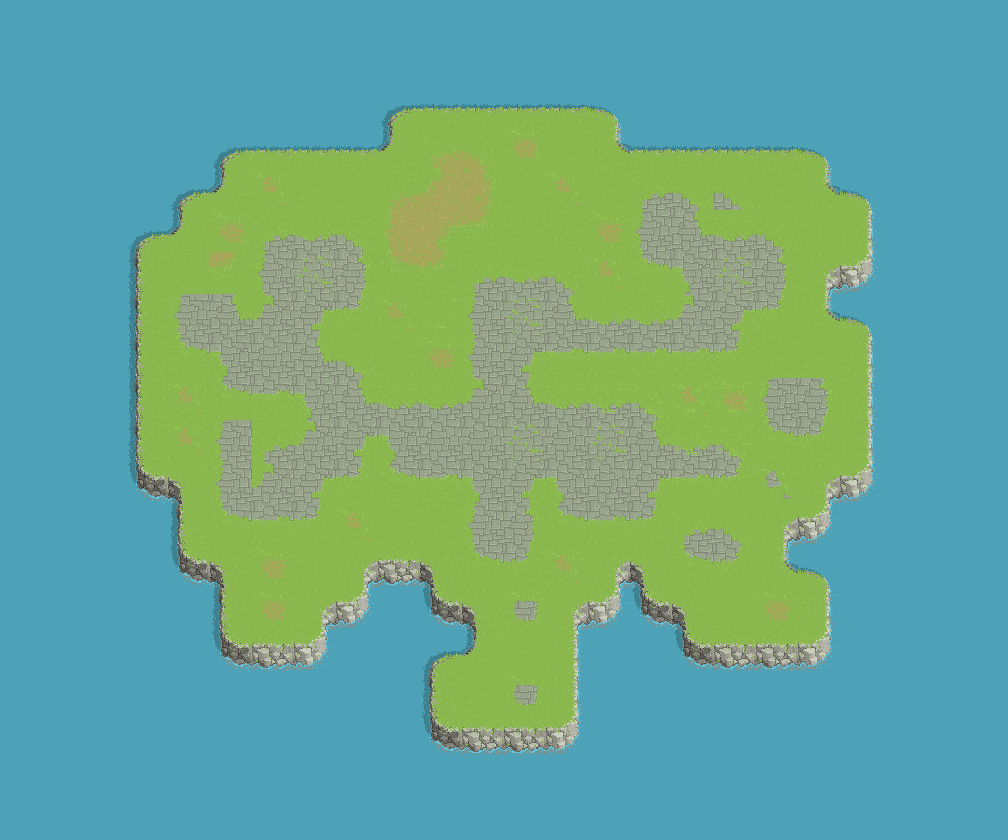

A 2D game scene composited from a Tiled map and its tileset images. What follows is a short description and the map's XML, with each tile layer's data collapsed to a summary:
An orthogonal 24x20 tile map with 42x42 px tiles, 2 tile layers (teren, obiekty) and 190 objects (6x woda, 6x Domek_graf_6, 6x Domek_graf_5, 6x Domek_graf_4, 6x Domek_graf_3, ...).

<map version="1.2" tiledversion="1.3.2" orientation="orthogonal" renderorder="left-up" compressionlevel="0" width="24" height="20" tilewidth="42" tileheight="42" infinite="0" nextlayerid="20" nextobjectid="328">
 <editorsettings>
  <export target="." />
 </editorsettings>
 <tileset firstgid="1" name="tile_vikings1" tilewidth="42" tileheight="42" tilecount="312" columns="12">
  <image source="Viking3.png" width="504" height="1092" />
  <terraintypes>
   <terrain name="woda" tile="69" />
   <terrain name="bruk" tile="72" />
   <terrain name="ziemia" tile="200" />
  </terraintypes>
  <tile id="61" terrain="1,1,1," />
  <tile id="62" terrain="1,1,,1" />
  <tile id="69" terrain="0,0,0,0">
   <objectgroup draworder="index">
    <object id="1" type="woda" x="0" y="0">
     <polygon points="0,0 42,0 42,42 0,42" />
    </object>
   </objectgroup>
  </tile>
  <tile id="70" terrain=",,,0">
   <objectgroup draworder="index">
    <object id="1" x="21" y="42">
     <polygon points="6,0 7,-16 21,-27 21,0" />
    </object>
   </objectgroup>
  </tile>
  <tile id="71" terrain=",,0,">
   <objectgroup draworder="index">
    <object id="1" x="21" y="42">
     <polygon points="-6,0 -8,-16 -21,-27 -21,0" />
    </object>
   </objectgroup>
  </tile>
  <tile id="73" terrain="1,,1,1" />
  <tile id="74" terrain=",1,1,1" />
  <tile id="81" terrain="0,0,0,0">
   <objectgroup draworder="index">
    <object id="1" type="woda" x="0" y="0">
     <polygon points="0,0 42,0 42,42 0,42" />
    </object>
   </objectgroup>
  </tile>
  <tile id="82" terrain=",0,,">
   <objectgroup draworder="index">
    <object id="1" x="21" y="0">
     <polygon points="6,0 7,16 21,29 21,0" />
    </object>
   </objectgroup>
  </tile>
  <tile id="83" terrain="0,,,">
   <objectgroup draworder="index">
    <object id="2" x="0" y="32">
     <polygon points="0,-3 13,-14.5 15,-32 0,-32" />
    </object>
   </objectgroup>
  </tile>
  <tile id="84" terrain=",,,1" />
  <tile id="85" terrain=",,1,1" />
  <tile id="86" terrain=",,1," />
  <tile id="93" terrain="0,0,0,">
   <objectgroup draworder="index">
    <object id="1" x="0" y="0">
     <polygon points="0,0 21,0 42,0 42,29 15,42 0,42 0,0" />
    </object>
   </objectgroup>
  </tile>
  <tile id="94" terrain="0,0,,">
   <objectgroup draworder="index">
    <object id="1" x="42" y="0">
     <polygon points="0,0 0,29 -42,29 -42,0" />
    </object>
   </objectgroup>
  </tile>
  <tile id="95" terrain="0,0,,0">
   <objectgroup draworder="index">
    <object id="5" x="0" y="0">
     <polygon points="0,0 0,29 27,42 42,42 42,0" />
    </object>
   </objectgroup>
  </tile>
  <tile id="96" terrain=",1,,1" />
  <tile id="97" terrain="1,1,1,1" />
  <tile id="98" terrain="1,,1," />
  <tile id="99">
   <objectgroup draworder="index" />
  </tile>
  <tile id="100">
   <objectgroup draworder="index">
    <object id="1" name="Stone1_collider" x="8" y="5" width="29" height="29">
     <ellipse />
    </object>
   </objectgroup>
  </tile>
  <tile id="105" terrain="0,,0,">
   <objectgroup draworder="index">
    <object id="2" type="woda" x="0" y="0">
     <polygon points="0,0 15,0 15,42 0,42" />
    </object>
   </objectgroup>
  </tile>
  <tile id="107" terrain=",0,,0">
   <objectgroup draworder="index">
    <object id="2" type="woda" x="0" y="0">
     <polygon points="27,0 42,0 42,42 27,42" />
    </object>
   </objectgroup>
  </tile>
  <tile id="108" terrain=",1,," />
  <tile id="109" terrain="1,1,," />
  <tile id="110" terrain="1,,," />
  <tile id="117" terrain="0,,0,0">
   <objectgroup draworder="index">
    <object id="2" type="woda" x="0" y="0">
     <polygon points="15,0 42,15 42,42 0,42 0,0" />
    </object>
   </objectgroup>
  </tile>
  <tile id="118" terrain=",,0,0">
   <objectgroup draworder="index">
    <object id="2" x="0" y="42">
     <polygon points="0,0 0,-27 42,-27 42,0" />
    </object>
   </objectgroup>
  </tile>
  <tile id="119" terrain=",0,0,0">
   <objectgroup draworder="index">
    <!-- 1 objects omitted --></objectgroup>
  </tile>
  <tile id="120" terrain="1,1,1,1" />
  <tile id="121" terrain="1,1,1,1" />
  <tile id="122" terrain="1,1,1,1" />
  <tile id="124">
   <objectgroup draworder="index">
    <!-- 1 objects omitted --></objectgroup>
  </tile>
  <tile id="129" terrain="0,0,0,0">
   <objectgroup draworder="index">
    <!-- 1 objects omitted --></objectgroup>
  </tile>
  <tile id="130" terrain="0,0,0,0">
   <objectgroup draworder="index">
    <!-- 1 objects omitted --></objectgroup>
  </tile>
  <tile id="131" terrain="0,0,0,0">
   <objectgroup draworder="index">
    <!-- 1 objects omitted --></objectgroup>
  </tile>
  <tile id="151">
   <animation>
    <frame tileid="152" duration="100" />
    <frame tileid="151" duration="200" />
    <frame tileid="152" duration="200" />
    <frame tileid="151" duration="100" />
    <frame tileid="152" duration="100" />
    <frame tileid="153" duration="100" />
   </animation>
  </tile>
  <tile id="154">
   <objectgroup draworder="index" />
  </tile>
  <tile id="155">
   <objectgroup draworder="index" />
  </tile>
  <tile id="164" terrain="2,2,2," />
  <tile id="165" terrain="2,2,,2" />
  <tile id="176" terrain="2,,2,2" />
  <tile id="177" terrain=",2,2,2" />
  <tile id="187" terrain=",,,2" />
  <tile id="188" terrain=",,2,2" />
  <tile id="189" terrain=",,2," />
  <tile id="199" terrain=",2,,2" />
  <tile id="200" terrain="2,2,2,2" />
  <tile id="201" terrain="2,,2," />
  <tile id="211" terrain=",2,," />
  <tile id="212" terrain="2,2,," />
  <tile id="213" terrain="2,,," />
  <tile id="216">
   <animation>
    <frame tileid="216" duration="100" />
    <frame tileid="219" duration="100" />
   </animation>
  </tile>
  <tile id="217">
   <animation>
    <frame tileid="217" duration="100" />
    <frame tileid="220" duration="100" />
   </animation>
  </tile>
  <tile id="221">
   <animation>
    <frame tileid="218" duration="100" />
    <frame tileid="221" duration="100" />
   </animation>
  </tile>
  <tile id="228">
   <animation>
    <frame tileid="228" duration="100" />
    <frame tileid="231" duration="100" />
   </animation>
  </tile>
  <tile id="233">
   <animation>
    <frame tileid="230" duration="100" />
    <frame tileid="233" duration="100" />
   </animation>
  </tile>
 </tileset>
 <layer id="1" name="teren" width="24" height="20">
  <data>[480 cells, 480 non-empty, 40 distinct tile ids]</data>
 </layer>
 <layer id="2" name="obiekty" width="24" height="20">
  <data>[480 cells, 7 non-empty, 1 distinct tile ids]</data>
 </layer>
 <objectgroup id="3" name="Domek1">
  <!-- 7 objects omitted --></objectgroup>
 <objectgroup id="4" name="Domek2">
  <!-- 7 objects omitted --></objectgroup>
 <objectgroup id="5" name="Domek3">
  <!-- 7 objects omitted --></objectgroup>
 <objectgroup id="6" name="Domek4">
  <!-- 7 objects omitted --></objectgroup>
 <objectgroup id="7" name="Domek5">
  <!-- 7 objects omitted --></objectgroup>
 <objectgroup id="8" name="Domek6">
  <!-- 7 objects omitted --></objectgroup>
 <objectgroup id="9" name="krzesla">
  <!-- 6 objects omitted --></objectgroup>
 <objectgroup id="10" name="Scena">
  <!-- 5 objects omitted --></objectgroup>
 <objectgroup id="11" name="Lawki">
  <!-- 6 objects omitted --></objectgroup>
 <objectgroup id="12" name="Kamienie">
  <!-- 6 objects omitted --></objectgroup>
 <objectgroup id="13" name="beczki">
  <!-- 17 objects omitted --></objectgroup>
 <objectgroup id="14" name="krzaki">
  <!-- 69 objects omitted --></objectgroup>
 <objectgroup id="15" name="ThorPU">
  <!-- 4 objects omitted --></objectgroup>
 <objectgroup id="16" name="MeatPU">
  <!-- 4 objects omitted --></objectgroup>
 <objectgroup id="17" name="BeesPU">
  <!-- 3 objects omitted --></objectgroup>
 <objectgroup id="18" name="Spawny">
  <!-- 6 objects omitted --></objectgroup>
 <objectgroup id="19" name="Baby">
  <!-- 3 objects omitted --></objectgroup>
</map>
<!-- 176 of 190 objects omitted -->
